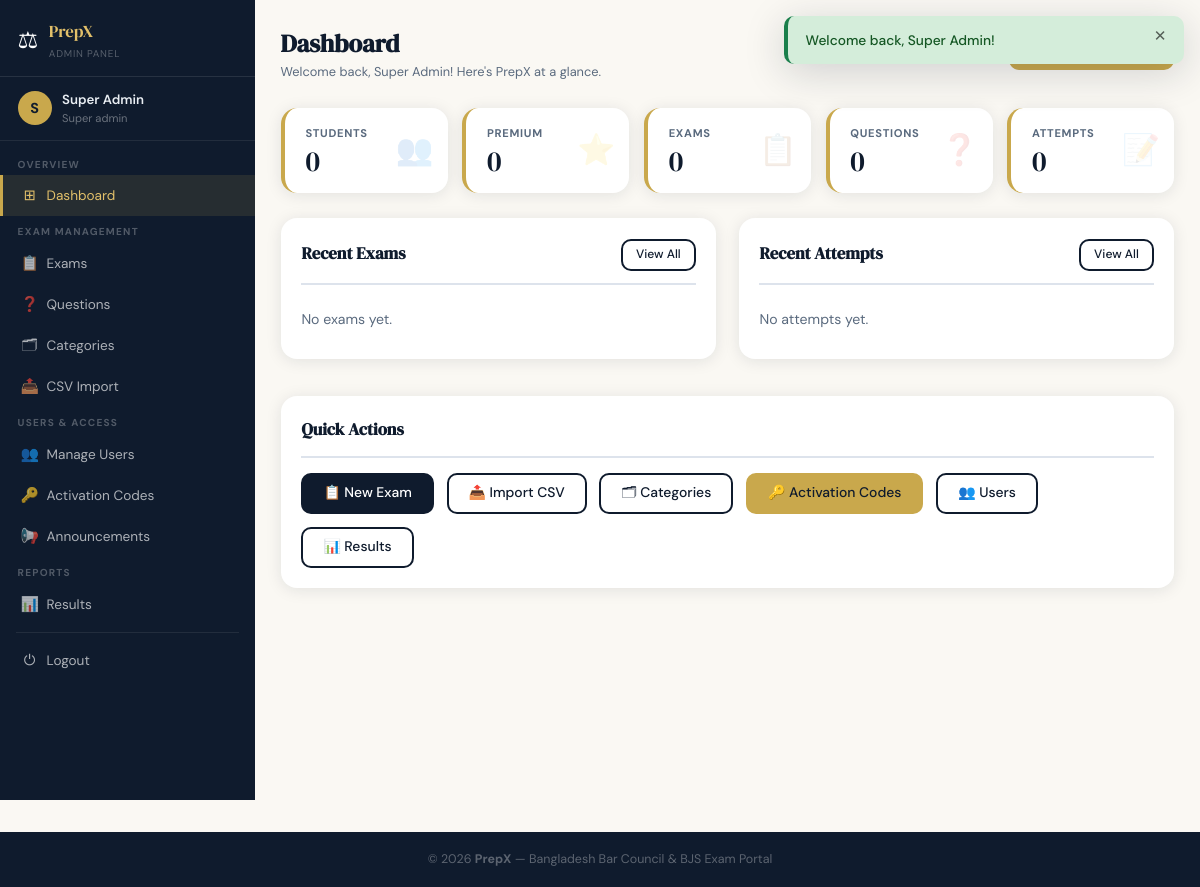
Page /admin/dashboard.php (signed in) on the committed database.
### tables this page shows
CREATE TABLE IF NOT EXISTS `users`(
  `id` INT(11) NOT NULL AUTO_INCREMENT,
  `name` VARCHAR(120) NOT NULL,
  `email` VARCHAR(180) NOT NULL,
  `password` VARCHAR(255) NOT NULL,
  `role` ENUM('super_admin','teacher','student') NOT NULL DEFAULT 'student',
  `status` ENUM('free','premium') NOT NULL DEFAULT 'free',
  `phone` VARCHAR(20) DEFAULT NULL,
  `created_at` DATETIME NOT NULL DEFAULT CURRENT_TIMESTAMP,
  `last_login` DATETIME DEFAULT NULL,
  PRIMARY KEY(`id`),
  UNIQUE KEY`email`(`email`)
);

### config.php (called while the page is built, shortened)
<?php
function db(): PDO {
    static $pdo = null;
    if ($pdo === null) {
        $dsn  = 'mysql:host='.DB_HOST.';dbname='.DB_NAME.';charset='.DB_CHARSET;
        $opts = [
            PDO::ATTR_ERRMODE            => PDO::ERRMODE_EXCEPTION,
            PDO::ATTR_DEFAULT_FETCH_MODE => PDO::FETCH_ASSOC,
            PDO::ATTR_EMULATE_PREPARES   => false,
        ];
        try { $pdo = new PDO($dsn, DB_USER, DB_PASS, $opts); }
        catch (PDOException $e) {
            die('<p style="font-family:sans-serif;color:#c0392b;padding:2rem;">
                 Database connection failed. Check config.php.</p>');
        }
    }
    return $pdo;
}
function e(string $s): string {
    return htmlspecialchars($s, ENT_QUOTES | ENT_SUBSTITUTE, 'UTF-8');
}
function currentUser(): ?array {
    static $user = null;
    if ($user === null) {
        $st = db()->prepare('SELECT * FROM users WHERE id=? LIMIT 1');
        $st->execute([$_SESSION['user_id']]);
        $user = $st->fetch() ?: null;
    }
    return $user;
}

### admin/dashboard.php (the view, shortened to what this page needs)
<?php
require_once __DIR__.'/../config.php';
$pdo = db(); $user = currentUser();
$totalStudents   = (int)$pdo->query("SELECT COUNT(*) FROM users WHERE role='student'")->fetchColumn();
$premiumStudents = (int)$pdo->query("SELECT COUNT(*) FROM users WHERE role='student' AND status='premium'")->fetchColumn();
$totalExams      = (int)$pdo->query("SELECT COUNT(*) FROM exams")->fetchColumn();
$totalAttempts   = (int)$pdo->query("SELECT COUNT(*) FROM exam_attempts WHERE status='completed'")->fetchColumn();
$totalQuestions  = (int)$pdo->query("SELECT COUNT(*) FROM questions")->fetchColumn();
$recentAttempts = $pdo->query(
    "SELECT ea.*, u.name AS student_name, e.title AS exam_title
     FROM exam_attempts ea
     JOIN users u ON u.id=ea.user_id
     JOIN exams e ON e.id=ea.exam_id
     WHERE ea.status='completed'
     ORDER BY ea.submitted_at DESC LIMIT 6"
)->fetchAll();
$recentExams = $pdo->query(
    "SELECT e.*, c.name AS cat_name
     FROM exams e JOIN categories c ON c.id=e.category_id
     ORDER BY e.created_at DESC LIMIT 6"
)->fetchAll();
?>
<?php require_once __DIR__.'/../includes/header.php'; ?>
<div class="layout">
<?php require_once __DIR__.'/../includes/admin_sidebar.php'; ?>
<main class="main-content">
<div class="topbar">
  <div>
    <h1 class="topbar__title">Dashboard</h1>
    <p class="topbar__sub">Welcome back, <?=e($user['name'])?>! Here's PrepX at a glance.</p>
  </div>
  <?php if($user['role']==='super_admin'): ?>
  <a href="/admin/activation_codes.php" class="btn btn--gold">🔑 Generate Code</a>
  <?php endif; ?>
</div>
<div class="stats-grid">
  <div class="stat-card"><span class="stat-card__icon">👥</span>
    <div class="stat-card__label">Students</div><div class="stat-card__value"><?=number_format($totalStudents)?></div></div>
  <div class="stat-card"><span class="stat-card__icon">⭐</span>
    <div class="stat-card__label">Premium</div><div class="stat-card__value"><?=number_format($premiumStudents)?></div></div>
  <div class="stat-card"><span class="stat-card__icon">📋</span>
    <div class="stat-card__label">Exams</div><div class="stat-card__value"><?=number_format($totalExams)?></div></div>
  <div class="stat-card"><span class="stat-card__icon">❓</span>
    <div class="stat-card__label">Questions</div><div class="stat-card__value"><?=number_format($totalQuestions)?></div></div>
  <div class="stat-card"><span class="stat-card__icon">📝</span>
    <div class="stat-card__label">Attempts</div><div class="stat-card__value"><?=number_format($totalAttempts)?></div></div>
</div>
<div style="display:grid;grid-template-columns:1fr 1fr;gap:1.4rem;align-items:start;">
  <div class="card">
    <div class="card__header">
      <h2 class="card__title">Recent Exams</h2>
      <a href="/admin/exams.php" class="btn btn--sm btn--outline">View All</a>
    </div>
    <?php foreach($recentExams as $ex): ?>
    <div style="display:flex;justify-content:space-between;align-items:center;padding:.65rem 0;border-bottom:1px solid var(--border);">
      <div>
        <div style="font-weight:500;font-size:.88rem;"><?=e($ex['title'])?></div>
        <div style="font-size:.73rem;color:var(--text-muted);"><?=e($ex['cat_name'])?> · <?=$ex['duration_minutes']?> min</div>
      </div>
      <span class="badge <?=$ex['type']==='premium'?'badge--navy':'badge--gold'?>"><?=$ex['type']?></span>
    </div>
    <?php endforeach; if(!$recentExams): ?>
    <p style="color:var(--text-muted);font-size:.88rem;padding:.5rem 0;">No exams yet.</p>
    <?php endif; ?>
  </div>
  <div class="card">
    <div class="card__header">
      <h2 class="card__title">Recent Attempts</h2>
      <a href="/admin/results.php" class="btn btn--sm btn--outline">View All</a>
    </div>
    <?php foreach($recentAttempts as $at): ?>
    <div style="display:flex;justify-content:space-between;align-items:center;padding:.65rem 0;border-bottom:1px solid var(--border);">
      <div>
        <div style="font-weight:500;font-size:.88rem;"><?=e($at['student_name'])?></div>
        <div style="font-size:.73rem;color:var(--text-muted);"><?=e($at['exam_title'])?></div>
      </div>
      <div style="text-align:right;">
        <div style="font-weight:700;color:var(--navy);font-size:.9rem;"><?=number_format($at['score'],1)?>/<?=number_format($at['total_marks'],1)?></div>
        <div style="font-size:.7rem;color:var(--text-muted);"><?=$at['submitted_at']?date('d M',strtotime($at['submitted_at'])):'—'?></div>
      </div>
    </div>
    <?php endforeach; if(!$recentAttempts): ?>
    <p style="color:var(--text-muted);font-size:.88rem;padding:.5rem 0;">No attempts yet.</p>
    <?php endif; ?>
  </div>
</div>
<div class="card mt-2">
  <div class="card__header"><h2 class="card__title">Quick Actions</h2></div>
  <div style="display:flex;gap:.8rem;flex-wrap:wrap;">
    <a href="/admin/exams.php" class="btn btn--primary">📋 New Exam</a>
    <a href="/admin/csv_import.php" class="btn btn--outline">📤 Import CSV</a>
    <a href="/admin/categories.php" class="btn btn--outline">🗂 Categories</a>
    <?php if($user['role']==='super_admin'): ?>
    <a href="/admin/activation_codes.php" class="btn btn--gold">🔑 Activation Codes</a>
    <a href="/admin/users.php" class="btn btn--outline">👥 Users</a>
    <?php endif; ?>
    <a href="/admin/results.php" class="btn btn--outline">📊 Results</a>
  </div>
</div>
</main></div>
<?php require_once __DIR__.'/../includes/footer.php'; ?>

### includes/admin_sidebar.php (shortened to what this page needs)
<?php
$user = currentUser();
function isActive(string $f): string {
    return basename($_SERVER['PHP_SELF'])===$f ? 'active' : '';
}
?>
<nav class="sidebar" id="sidebar">
  <div class="sidebar__brand">
    <span class="sidebar__logo">⚖</span>
    <div>
      <div class="sidebar__name">PrepX</div>
      <div class="sidebar__tagline">Admin Panel</div>
    </div>
  </div>
  <div class="sidebar__user">
    <div class="sidebar__avatar"><?= e(mb_substr($user['name'],0,1)) ?></div>
    <div>
      <div class="sidebar__uname"><?= e(mb_substr($user['name'],0,18)) ?></div>
      <div class="sidebar__role"><?= e(ucfirst(str_replace('_',' ',$user['role']))) ?></div>
    </div>
  </div>
  <ul class="sidebar__nav">
    <li class="sidebar__section">Overview</li>
    <li><a href="/admin/dashboard.php" class="<?= isActive('dashboard.php') ?>"><span class="nav-icon">⊞</span> Dashboard</a></li>
    <?php if (in_array($user['role'],['super_admin','teacher'])): ?>
    <li class="sidebar__section">Exam Management</li>
    <li><a href="/admin/exams.php" class="<?= isActive('exams.php') ?>"><span class="nav-icon">📋</span> Exams</a></li>
    <li><a href="/admin/questions.php" class="<?= isActive('questions.php') ?>"><span class="nav-icon">❓</span> Questions</a></li>
    <li><a href="/admin/categories.php" class="<?= isActive('categories.php') ?>"><span class="nav-icon">🗂</span> Categories</a></li>
    <li><a href="/admin/csv_import.php" class="<?= isActive('csv_import.php') ?>"><span class="nav-icon">📤</span> CSV Import</a></li>
    <?php endif; ?>
    <?php if ($user['role']==='super_admin'): ?>
    <li class="sidebar__section">Users &amp; Access</li>
    <li><a href="/admin/users.php" class="<?= isActive('users.php') ?>"><span class="nav-icon">👥</span> Manage Users</a></li>
    <li><a href="/admin/activation_codes.php" class="<?= isActive('activation_codes.php') ?>"><span class="nav-icon">🔑</span> Activation Codes</a></li>
    <li><a href="/admin/announcements.php" class="<?= isActive('announcements.php') ?>"><span class="nav-icon">📢</span> Announcements</a></li>
    <?php endif; ?>
    <li class="sidebar__section">Reports</li>
    <li><a href="/admin/results.php" class="<?= isActive('results.php') ?>"><span class="nav-icon">📊</span> Results</a></li>
    <li class="sidebar__divider"></li>
    <li><a href="/logout.php"><span class="nav-icon">⏻</span> Logout</a></li>
  </ul>
</nav>

### rows in the picture
users: name "S", name "Super Admin", role "Super admin"

### other values in the picture
$flash['msg'] "Welcome back, Super Admin!"
$totalStudents "0"
$premiumStudents "0"
$totalExams "0"
$totalQuestions "0"
$totalAttempts "0"
